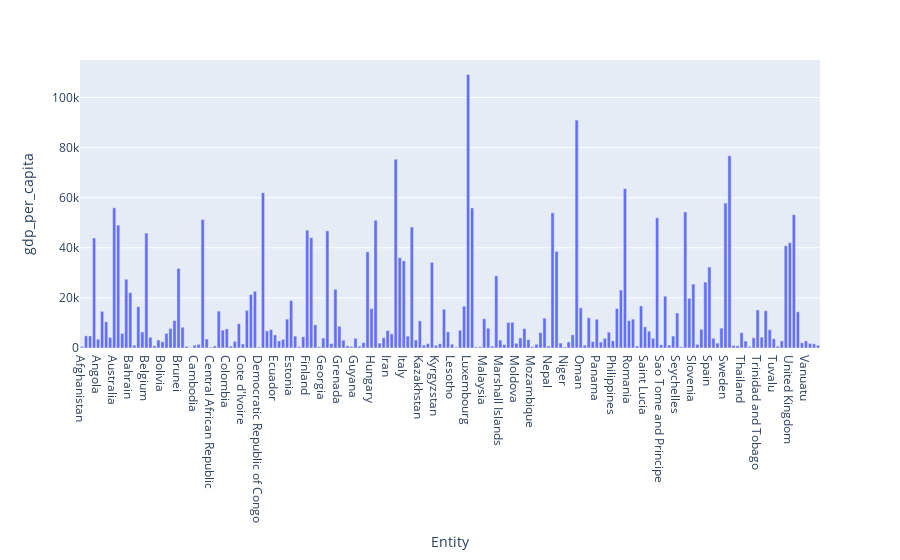

Notebook cell for this chart:
### Code cell
px.bar(gdp_and_pop_2017_nan, x = "Entity", y = "gdp_per_capita")

### Figure 1 — Plotly figure (JSON) as saved in the notebook; plotly's stock layout.template omitted (floating-point values rounded to 4 significant figures; data arrays with more than 128 entries replaced by an {"elided": "..."} marker saying what was removed)
{"data": [{"alignmentgroup": "True", "hovertemplate": "Entity=%{x}<br>gdp_per_capita=%{y}<extra></extra>", "legendgroup": "", "marker": {"color": "#636efa", "pattern": {"shape": ""}}, "name": "", "offsetgroup": "", "orientation": "v", "showlegend": false, "textposition": "auto", "type": "bar", "x": {"elided": "184 str values"}, "xaxis": "x", "y": {"elided": "184 float values"}, "yaxis": "y"}], "layout": {"barmode": "relative", "legend": {"tracegroupgap": 0}, "margin": {"t": 60}, "xaxis": {"anchor": "y", "domain": [0, 1], "title": {"text": "Entity"}}, "yaxis": {"anchor": "x", "domain": [0, 1], "title": {"text": "gdp_per_capita"}}}}
